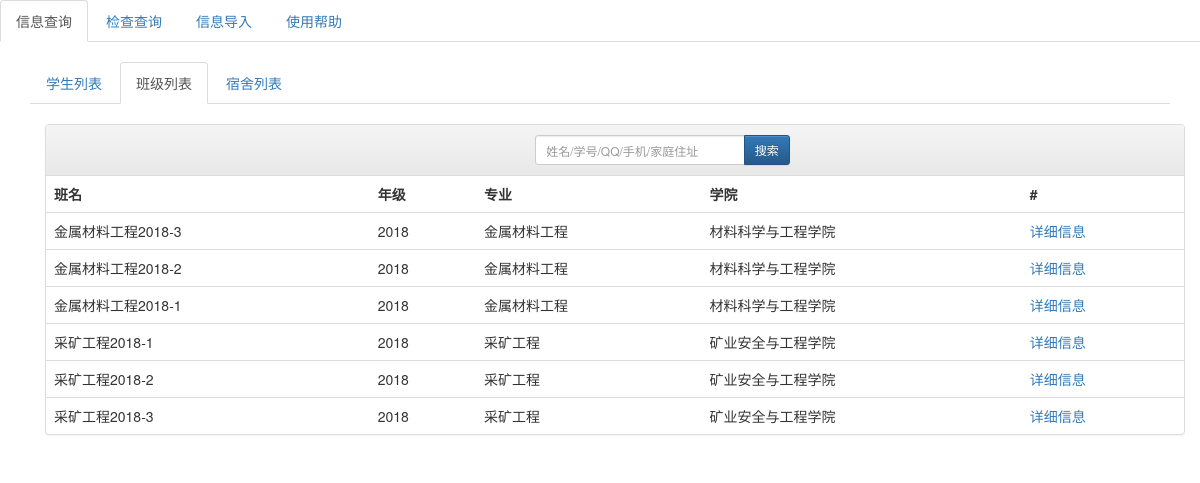
The app's page /infosys/class-list/ with its own data.
### infosys/models.py (models this page shows, shortened)
class Class(models.Model):
    class_id = models.CharField(max_length=20, primary_key=True)
    class_name = models.CharField(max_length=30)
    grade = models.CharField(max_length=4)
    major = models.CharField(max_length=20)
    college = models.CharField(max_length=20)
    class Meta:
        verbose_name = ("Class")
        verbose_name_plural = verbose_name

### infosys/views.py (the view)
# urls.py: path("class-list/", views.ClassListView.as_view(), name='class_list'),
class ClassListView(ListView):
    model = Class
    template_name = "infosys/inquir/list/class.html"
    context_object_name = 'classes'

### templates/infosys/inquir/list/class.html (shortened to what this page needs)
{% extends 'infosys/inquir/list.html' %}
{% block listhead %}
      <tr>
        <th>班名</th>
        <th>年级</th>
        <th>专业</th>
        <th>学院</th>
        <th>#</th>
      </tr>
{% endblock listhead %}
{% block listcontent %}
      {% for class in classes %}
      <tr>
        <td>{{ class.class_name }}</td>
        <td>{{ class.grade}}</td>
        <td>{{ class.major }}</td>
        <td>{{ class.college }}</td>
        <td><a href="{% url 'infosys:class_detail' class.class_id %}">详细信息</a></td>
      </tr>
      {% endfor %}
{% endblock listcontent %}

### records on screen
Class: class_name "金属材料工程2018-3", grade "2018", major "金属材料工程", college "材料科学与工程学院"
Class: class_name "金属材料工程2018-2", grade "2018", major "金属材料工程", college "材料科学与工程学院"
Class: class_name "金属材料工程2018-1", grade "2018", major "金属材料工程", college "材料科学与工程学院"
Class: class_name "采矿工程2018-1", grade "2018", major "采矿工程", college "矿业安全与工程学院"
Class: class_name "采矿工程2018-2", grade "2018", major "采矿工程", college "矿业安全与工程学院"
Class: class_name "采矿工程2018-3", grade "2018", major "采矿工程", college "矿业安全与工程学院"
